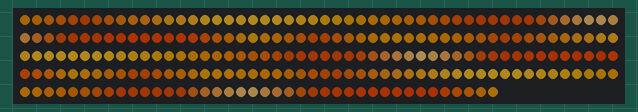
This sketch was run on a simulated Arduino Uno, built with avr-gcc and run on an emulated ATmega328P. Parts: 240 RGB LEDs in strip order, left to right, continuing on the next row. Dim RGB values are drawn brighter than linear.

Above: at 3.18 s.
At 37.64 s:
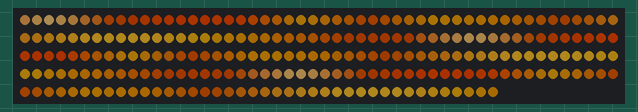

The sketch:

electricPalletUno.ino
```cpp
#include <FastLED.h>

#define LED_PIN     3
#define NUM_LEDS    240
#define BRIGHTNESS  64
#define LED_TYPE    WS2812B
#define COLOR_ORDER GRB
CRGB leds[NUM_LEDS];

#define UPDATES_PER_SECOND 100
DEFINE_GRADIENT_PALETTE( ib38_gp ) {
    0, 177,109,  3,
    7, 121, 47,  1,
   56, 220,168, 39,
   63, 171,122,  7,
   73, 171, 97,  2,
  124, 128, 46,  1,
  135, 192,157, 91,
  140, 118, 45,  1,
  191, 184, 56,  1,
  201, 175,124, 12,
  209, 135, 48,  1,
  255, 177,119,  5};

CRGBPalette16 currentPalette = ib38_gp;
#define currentBlending LINEARBLEND

void setup() {
    delay(3000); // power-up safety delay
    FastLED.addLeds<LED_TYPE, LED_PIN, COLOR_ORDER>(leds, NUM_LEDS).setCorrection(TypicalLEDStrip);
    FastLED.setBrightness(BRIGHTNESS);
    FastLED.setMaxPowerInVoltsAndMilliamps(5, 1000);
}


void loop(){
    static uint8_t startIndex = 0;
    startIndex = startIndex + 1; /* motion speed */

    FillLEDsFromPaletteColors( startIndex);

    FastLED.show();
    FastLED.delay(1000 / UPDATES_PER_SECOND);
}

void FillLEDsFromPaletteColors( uint8_t colorIndex) {
    uint8_t brightness = 255;

    for( int i = 0; i < NUM_LEDS; i++) {
        leds[i] = ColorFromPalette( currentPalette, colorIndex, brightness, currentBlending);
        colorIndex += 3;
    }
}
```
